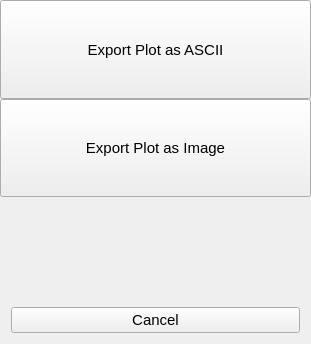
<?xml version="1.0" encoding="UTF-8"?>
<ui version="4.0">
 <class>MainWindow</class>
 <widget class="QMainWindow" name="MainWindow">
  <property name="geometry">
   <rect>
    <x>0</x>
    <y>0</y>
    <width>311</width>
    <height>344</height>
   </rect>
  </property>
  <property name="font">
   <font>
    <family>Arial</family>
    <pointsize>11</pointsize>
   </font>
  </property>
  <property name="windowTitle">
   <string>Export</string>
  </property>
  <widget class="QWidget" name="centralwidget">
   <layout class="QVBoxLayout" name="verticalLayout_2">
    <property name="spacing">
     <number>0</number>
    </property>
    <property name="leftMargin">
     <number>0</number>
    </property>
    <property name="topMargin">
     <number>0</number>
    </property>
    <property name="rightMargin">
     <number>0</number>
    </property>
    <property name="bottomMargin">
     <number>0</number>
    </property>
    <item>
     <widget class="QPushButton" name="btn_ascii">
      <property name="sizePolicy">
       <sizepolicy hsizetype="Minimum" vsizetype="MinimumExpanding">
        <horstretch>0</horstretch>
        <verstretch>0</verstretch>
       </sizepolicy>
      </property>
      <property name="minimumSize">
       <size>
        <width>250</width>
        <height>0</height>
       </size>
      </property>
      <property name="text">
       <string>Export Plot as ASCII</string>
      </property>
     </widget>
    </item>
    <item>
     <widget class="QPushButton" name="btn_image">
      <property name="sizePolicy">
       <sizepolicy hsizetype="Minimum" vsizetype="MinimumExpanding">
        <horstretch>0</horstretch>
        <verstretch>0</verstretch>
       </sizepolicy>
      </property>
      <property name="minimumSize">
       <size>
        <width>250</width>
        <height>0</height>
       </size>
      </property>
      <property name="text">
       <string>Export Plot as Image</string>
      </property>
     </widget>
    </item>
    <item>
     <spacer name="verticalSpacer">
      <property name="orientation">
       <enum>Qt::Vertical</enum>
      </property>
      <property name="sizeHint" stdset="0">
       <size>
        <width>20</width>
        <height>40</height>
       </size>
      </property>
     </spacer>
    </item>
    <item>
     <layout class="QHBoxLayout" name="horizontalLayout">
      <property name="leftMargin">
       <number>11</number>
      </property>
      <property name="topMargin">
       <number>11</number>
      </property>
      <property name="rightMargin">
       <number>11</number>
      </property>
      <property name="bottomMargin">
       <number>11</number>
      </property>
      <item>
       <widget class="QPushButton" name="btn_cancel">
        <property name="text">
         <string>Cancel</string>
        </property>
       </widget>
      </item>
     </layout>
    </item>
   </layout>
  </widget>
 </widget>
 <resources/>
 <connections/>
</ui>
